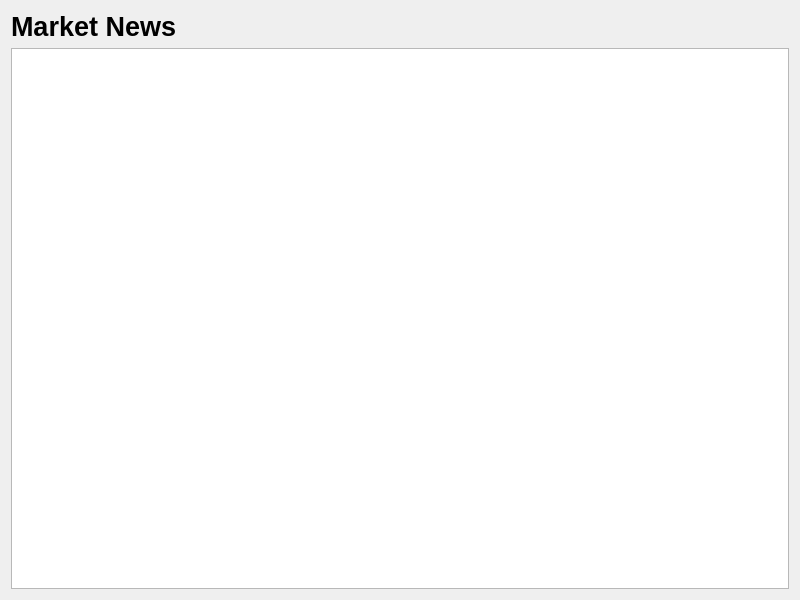
<?xml version="1.0" encoding="UTF-8"?>
<ui version="4.0">
 <class>NewsPage</class>
 <widget class="QWidget" name="NewsPage">
  <property name="geometry">
   <rect>
    <x>0</x>
    <y>0</y>
    <width>800</width>
    <height>600</height>
   </rect>
  </property>
  <property name="sizePolicy">
   <sizepolicy hsizetype="Expanding" vsizetype="Expanding">
    <horstretch>0</horstretch>
    <verstretch>0</verstretch>
   </sizepolicy>
  </property>
  <property name="windowTitle">
   <string>Form</string>
  </property>
  <layout class="QVBoxLayout" name="verticalLayout_2">
   <item>
    <widget class="QLabel" name="label">
     <property name="sizePolicy">
      <sizepolicy hsizetype="Preferred" vsizetype="Minimum">
       <horstretch>0</horstretch>
       <verstretch>0</verstretch>
      </sizepolicy>
     </property>
     <property name="font">
      <font>
       <pointsize>20</pointsize>
       <weight>75</weight>
       <bold>true</bold>
      </font>
     </property>
     <property name="text">
      <string>Market News</string>
     </property>
    </widget>
   </item>
   <item>
    <widget class="QListWidget" name="listWidget"/>
   </item>
  </layout>
 </widget>
 <resources/>
 <connections/>
</ui>
